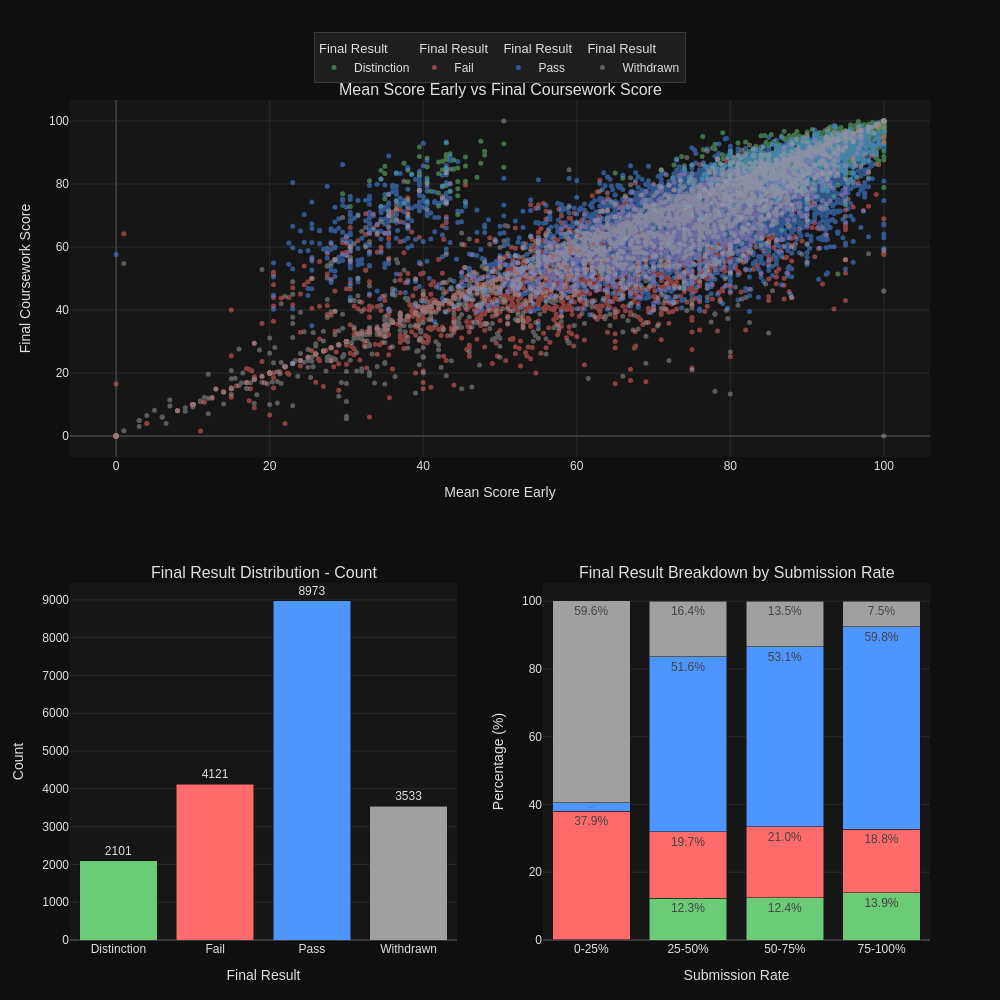

Source (notebook cell):
### Markdown cell above
## 5. Assessment Performance
We want to identify if early scores predict final outcomes, and which students stop submitting?

### Code cell
RESULT_COL = "final_result"
X1, Y1 = "mean_score_early", "final_coursework_score"
SUBMISSION_COL = "submission_rate_early"

SUBMISSION_BINS = [0, 0.25, 0.5, 0.75, 1.01]
SUBMISSION_BIN_LABELS = ["0-25%", "25-50%", "50-75%", "75-100%"]

IMG_WIDTH = 1000
IMG_HEIGHT = 1000
IMG_SCALE = 2
OUTPUT_PNG = "student_performance_analysis.png"

SCATTER_OPACITY = 0.5
MARKER_SIZE = 5


def build_figure():
	return make_subplots(
		rows=2,
		cols=2,
		specs=[
			[{"type": "scatter", "colspan": 2}, None],
			[{"type": "bar"}, {"type": "bar"}],
		],
		subplot_titles=[
			"Mean Score Early vs Final Coursework Score",
			"Final Result Distribution - Count",
			"Final Result Breakdown by Submission Rate",
		],
		vertical_spacing=0.15,
		horizontal_spacing=0.10,
	)


def add_scatter_traces(fig, df, x_col, y_col, color_col, color_map, row, col):
	for result in sorted(df[color_col].dropna().unique()):
		mask = df[color_col] == result
		fig.add_trace(
			go.Scatter(
				x=df.loc[mask, x_col],
				y=df.loc[mask, y_col],
				mode="markers",
				name=result,
				opacity=SCATTER_OPACITY,
				marker=dict(size=MARKER_SIZE, color=color_map[result]),
				legendgroup=result,
				legendgrouptitle_text="Final Result",
			),
			row=row, col=col,
		)


def compute_bar_stats(df, result_col, submission_col):
	return (
		df.groupby(result_col)
		.agg(count=(result_col, "count"), mean_submission=(submission_col, "mean"))
		.reset_index()
		.sort_values(result_col)
	)


def add_count_bar(fig, stats, result_col, color_map, row, col):
	fig.add_trace(
		go.Bar(
			name="Count",
			x=stats[result_col],
			y=stats["count"],
			text=stats["count"],
			textposition="outside",
			marker_color=[color_map[r] for r in stats[result_col]],
			customdata=stats["mean_submission"].values.reshape(-1, 1),
			hovertemplate=(
				"<b>%{x}</b><br>"
				"Count: %{y}<br>"
				"Mean Submission Rate: %{customdata[0]:.3f}"
				"<extra></extra>"
			),
			showlegend=False,
		),
		row=row, col=col,
	)


def compute_stacked_pct(df, result_col, submission_col):
	data = df[[result_col, submission_col]].dropna().copy()
	data["rate_bin"] = pd.cut(
		data[submission_col],
		bins=SUBMISSION_BINS,
		labels=SUBMISSION_BIN_LABELS,
		right=False,
	)
	grouped = data.groupby(["rate_bin", result_col]).size().reset_index(name="count")
	bin_totals = grouped.groupby("rate_bin")["count"].transform("sum")
	grouped["pct"] = (grouped["count"] / bin_totals * 100).round(1)
	return grouped


def add_stacked_pct_bar(fig, df, result_col, submission_col, color_map, row, col):
	stacked = compute_stacked_pct(df, result_col, submission_col)
	for result in sorted(df[result_col].dropna().unique()):
		subset = stacked[stacked[result_col] == result]
		fig.add_trace(
			go.Bar(
				name=result,
				x=subset["rate_bin"].astype(str),
				y=subset["pct"],
				text=[f"{p:.1f}%" for p in subset["pct"]],
				textposition="inside",
				marker_color=color_map[result],
				hovertemplate=(
					"<b>%{x}</b><br>"
					f"{result}: %{{y:.1f}}%"
					"<extra></extra>"
				),
				showlegend=False,
				legendgroup=result,
			),
			row=row, col=col,
		)


def apply_layout(fig):
	fig.update_layout(
		width=IMG_WIDTH,
		height=IMG_HEIGHT,
		barmode="stack",
		legend=dict(
			orientation="h",
			yanchor="bottom",
			y=1.02,
			xanchor="center",
			x=0.5,
		),
		margin=dict(t=100, b=60, l=70, r=70),
	)
	fig.update_xaxes(title_text="Mean Score Early", row=1, col=1)
	fig.update_yaxes(title_text="Final Coursework Score", row=1, col=1)
	fig.update_yaxes(title_text="Count", row=2, col=1)
	fig.update_xaxes(title_text="Submission Rate", row=2, col=2)
	fig.update_yaxes(title_text="Percentage (%)", row=2, col=2)


df = train_data.copy()
bar_stats = compute_bar_stats(df, RESULT_COL, SUBMISSION_COL)

color_map = {
	"Distinction": "#6BCB77",
	"Pass": "#4D96FF",
	"Fail": "#FF6B6B",
	"Withdrawn": "#A0A0A0",
}

fig = build_figure()
add_scatter_traces(fig, df, X1, Y1, RESULT_COL, color_map, row=1, col=1)
add_count_bar(fig, bar_stats, RESULT_COL, color_map, row=2, col=1)
add_stacked_pct_bar(fig, df, RESULT_COL, SUBMISSION_COL, color_map, row=2, col=2)
apply_layout(fig)

fig.write_image(OUTPUT_PNG, width=IMG_WIDTH, height=IMG_HEIGHT, scale=IMG_SCALE)
fig.show()

### Figure 1 — Plotly figure (JSON) as saved in the notebook; plotly's stock layout.template omitted (floating-point values rounded to 4 significant figures; data arrays with more than 128 entries replaced by an {"elided": "..."} marker saying what was removed)
{"data": [{"legendgroup": "Distinction", "legendgrouptitle": {"text": "Final Result"}, "marker": {"color": "#6BCB77", "size": 5}, "mode": "markers", "name": "Distinction", "opacity": 0.5, "x": {"elided": "2101 float values"}, "y": {"elided": "2101 float values"}, "type": "scatter", "xaxis": "x", "yaxis": "y"}, {"legendgroup": "Fail", "legendgrouptitle": {"text": "Final Result"}, "marker": {"color": "#FF6B6B", "size": 5}, "mode": "markers", "name": "Fail", "opacity": 0.5, "x": {"elided": "4121 float values"}, "y": {"elided": "4121 float values"}, "type": "scatter", "xaxis": "x", "yaxis": "y"}, {"legendgroup": "Pass", "legendgrouptitle": {"text": "Final Result"}, "marker": {"color": "#4D96FF", "size": 5}, "mode": "markers", "name": "Pass", "opacity": 0.5, "x": {"elided": "8973 float values"}, "y": {"elided": "8973 float values"}, "type": "scatter", "xaxis": "x", "yaxis": "y"}, {"legendgroup": "Withdrawn", "legendgrouptitle": {"text": "Final Result"}, "marker": {"color": "#A0A0A0", "size": 5}, "mode": "markers", "name": "Withdrawn", "opacity": 0.5, "x": {"elided": "3533 float values"}, "y": {"elided": "3533 float values"}, "type": "scatter", "xaxis": "x", "yaxis": "y"}, {"customdata": [[0.4764], [0.4213], [0.4803], [0.3522]], "hovertemplate": "<b>%{x}</b><br>Count: %{y}<br>Mean Submission Rate: %{customdata[0]:.3f}<extra></extra>", "marker": {"color": ["#6BCB77", "#FF6B6B", "#4D96FF", "#A0A0A0"]}, "name": "Count", "showlegend": false, "text": [2101.0, 4121.0, 8973.0, 3533.0], "textposition": "outside", "x": ["Distinction", "Fail", "Pass", "Withdrawn"], "y": [2101, 4121, 8973, 3533], "type": "bar", "xaxis": "x2", "yaxis": "y2"}, {"hovertemplate": "<b>%{x}</b><br>Distinction: %{y:.1f}%<extra></extra>", "legendgroup": "Distinction", "marker": {"color": "#6BCB77"}, "name": "Distinction", "showlegend": false, "text": ["0.1%", "12.3%", "12.4%", "13.9%"], "textposition": "inside", "x": ["0-25%", "25-50%", "50-75%", "75-100%"], "y": [0.1, 12.3, 12.4, 13.9], "type": "bar", "xaxis": "x3", "yaxis": "y3"}, {"hovertemplate": "<b>%{x}</b><br>Fail: %{y:.1f}%<extra></extra>", "legendgroup": "Fail", "marker": {"color": "#FF6B6B"}, "name": "Fail", "showlegend": false, "text": ["37.9%", "19.7%", "21.0%", "18.8%"], "textposition": "inside", "x": ["0-25%", "25-50%", "50-75%", "75-100%"], "y": [37.9, 19.7, 21.0, 18.8], "type": "bar", "xaxis": "x3", "yaxis": "y3"}, {"hovertemplate": "<b>%{x}</b><br>Pass: %{y:.1f}%<extra></extra>", "legendgroup": "Pass", "marker": {"color": "#4D96FF"}, "name": "Pass", "showlegend": false, "text": ["2.5%", "51.6%", "53.1%", "59.8%"], "textposition": "inside", "x": ["0-25%", "25-50%", "50-75%", "75-100%"], "y": [2.5, 51.6, 53.1, 59.8], "type": "bar", "xaxis": "x3", "yaxis": "y3"}, {"hovertemplate": "<b>%{x}</b><br>Withdrawn: %{y:.1f}%<extra></extra>", "legendgroup": "Withdrawn", "marker": {"color": "#A0A0A0"}, "name": "Withdrawn", "showlegend": false, "text": ["59.6%", "16.4%", "13.5%", "7.5%"], "textposition": "inside", "x": ["0-25%", "25-50%", "50-75%", "75-100%"], "y": [59.6, 16.4, 13.5, 7.5], "type": "bar", "xaxis": "x3", "yaxis": "y3"}], "layout": {"xaxis": {"anchor": "y", "domain": [0.0, 1.0], "title": {"text": "Mean Score Early"}}, "yaxis": {"anchor": "x", "domain": [0.575, 1.0], "title": {"text": "Final Coursework Score"}}, "xaxis2": {"anchor": "y2", "domain": [0.0, 0.45], "title": {"text": "Final Result"}}, "yaxis2": {"anchor": "x2", "domain": [0.0, 0.425], "title": {"text": "Count"}}, "xaxis3": {"anchor": "y3", "domain": [0.55, 1.0], "title": {"text": "Submission Rate"}}, "yaxis3": {"anchor": "x3", "domain": [0.0, 0.425], "title": {"text": "Percentage (%)"}}, "annotations": [{"font": {"size": 16}, "showarrow": false, "text": "Mean Score Early vs Final Coursework Score", "x": 0.5, "xanchor": "center", "xref": "paper", "y": 1.0, "yanchor": "bottom", "yref": "paper"}, {"font": {"size": 16}, "showarrow": false, "text": "Final Result Distribution - Count", "x": 0.225, "xanchor": "center", "xref": "paper", "y": 0.425, "yanchor": "bottom", "yref": "paper"}, {"font": {"size": 16}, "showarrow": false, "text": "Final Result Breakdown by Submission Rate", "x": 0.775, "xanchor": "center", "xref": "paper", "y": 0.425, "yanchor": "bottom", "yref": "paper"}], "legend": {"orientation": "h", "yanchor": "bottom", "y": 1.02, "xanchor": "center", "x": 0.5}, "margin": {"t": 100, "b": 60, "l": 70, "r": 70}, "width": 1000, "height": 1000, "barmode": "stack"}}
